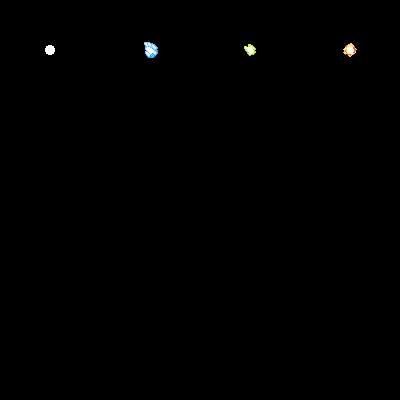

This game map was drawn from its Tiled (.tmx) file and the tilesets committed beside it. A one-line description and the trimmed map source follow:
An orthogonal 4x4 tile map with 100x100 px tiles, 1 tile layer (Tile Layer 1), 4 tilesets.

<map version="1.0" orientation="orthogonal" renderorder="right-down" width="4" height="4" tilewidth="100" tileheight="100" nextobjectid="1">
 <tileset firstgid="1" name="spritesheet" tilewidth="100" tileheight="100" tilecount="90" columns="10">
  <image source="wills_pixel_explosions_sample/round_vortex/spritesheet/spritesheet.png" width="1000" height="900" />
  <tile id="0">
   <animation>
    <frame tileid="0" duration="100" />
    <frame tileid="1" duration="100" />
    <frame tileid="2" duration="100" />
    <frame tileid="3" duration="100" />
    <frame tileid="4" duration="100" />
    <frame tileid="5" duration="100" />
    <frame tileid="6" duration="100" />
    <frame tileid="7" duration="100" />
    <frame tileid="8" duration="100" />
    <frame tileid="9" duration="100" />
    <frame tileid="10" duration="100" />
    <frame tileid="11" duration="100" />
    <frame tileid="12" duration="100" />
    <frame tileid="13" duration="100" />
    <frame tileid="14" duration="100" />
    <frame tileid="15" duration="100" />
    <frame tileid="16" duration="100" />
    <frame tileid="17" duration="100" />
    <frame tileid="18" duration="100" />
    <frame tileid="19" duration="100" />
    <frame tileid="20" duration="100" />
    <frame tileid="21" duration="100" />
    <frame tileid="22" duration="100" />
    <frame tileid="23" duration="100" />
    <frame tileid="24" duration="100" />
    <frame tileid="25" duration="100" />
    <frame tileid="26" duration="100" />
    <frame tileid="27" duration="100" />
    <frame tileid="28" duration="100" />
    <frame tileid="29" duration="100" />
    <frame tileid="30" duration="100" />
    <frame tileid="31" duration="100" />
    <frame tileid="32" duration="100" />
    <frame tileid="33" duration="100" />
    <frame tileid="34" duration="100" />
    <frame tileid="35" duration="100" />
    <frame tileid="36" duration="100" />
    <frame tileid="37" duration="100" />
    <frame tileid="38" duration="100" />
    <frame tileid="40" duration="100" />
    <frame tileid="41" duration="100" />
    <frame tileid="42" duration="100" />
    <frame tileid="43" duration="100" />
    <frame tileid="44" duration="100" />
    <frame tileid="45" duration="100" />
    <frame tileid="46" duration="100" />
    <frame tileid="47" duration="100" />
    <frame tileid="48" duration="100" />
    <frame tileid="49" duration="100" />
    <frame tileid="50" duration="100" />
    <frame tileid="51" duration="100" />
    <frame tileid="52" duration="100" />
    <frame tileid="53" duration="100" />
    <frame tileid="54" duration="100" />
    <frame tileid="55" duration="100" />
    <frame tileid="56" duration="100" />
    <frame tileid="57" duration="100" />
    <frame tileid="58" duration="100" />
    <frame tileid="59" duration="100" />
    <frame tileid="60" duration="100" />
    <frame tileid="61" duration="100" />
    <frame tileid="62" duration="100" />
    <frame tileid="63" duration="100" />
    <frame tileid="64" duration="100" />
    <frame tileid="65" duration="100" />
    <frame tileid="66" duration="100" />
    <frame tileid="67" duration="100" />
    <frame tileid="68" duration="100" />
    <frame tileid="69" duration="100" />
    <frame tileid="70" duration="100" />
    <frame tileid="71" duration="100" />
    <frame tileid="72" duration="100" />
    <frame tileid="73" duration="100" />
    <frame tileid="74" duration="100" />
    <frame tileid="75" duration="100" />
    <frame tileid="76" duration="100" />
    <frame tileid="77" duration="100" />
    <frame tileid="78" duration="100" />
    <frame tileid="79" duration="100" />
    <frame tileid="80" duration="100" />
    <frame tileid="81" duration="100" />
   </animation>
  </tile>
 </tileset>
 <tileset firstgid="91" name="vertical_explosion" tilewidth="100" tileheight="100" tilecount="80" columns="10">
  <image source="wills_pixel_explosions_sample/vertical_explosion/spritesheet/spritesheet.png" width="1000" height="800" />
  <tile id="0">
   <animation>
    <frame tileid="0" duration="100" />
    <frame tileid="1" duration="100" />
    <frame tileid="2" duration="100" />
    <frame tileid="3" duration="100" />
    <frame tileid="4" duration="100" />
    <frame tileid="5" duration="100" />
    <frame tileid="6" duration="100" />
    <frame tileid="7" duration="100" />
    <frame tileid="8" duration="100" />
    <frame tileid="9" duration="100" />
    <frame tileid="10" duration="100" />
    <frame tileid="11" duration="100" />
    <frame tileid="12" duration="100" />
    <frame tileid="13" duration="100" />
    <frame tileid="14" duration="100" />
    <frame tileid="15" duration="100" />
    <frame tileid="16" duration="100" />
    <frame tileid="17" duration="100" />
    <frame tileid="18" duration="100" />
    <frame tileid="19" duration="100" />
    <frame tileid="20" duration="100" />
    <frame tileid="21" duration="100" />
    <frame tileid="22" duration="100" />
    <frame tileid="23" duration="100" />
    <frame tileid="24" duration="100" />
    <frame tileid="25" duration="100" />
    <frame tileid="26" duration="100" />
    <frame tileid="27" duration="100" />
    <frame tileid="28" duration="100" />
    <frame tileid="29" duration="100" />
    <frame tileid="30" duration="100" />
    <frame tileid="31" duration="100" />
    <frame tileid="32" duration="100" />
    <frame tileid="33" duration="100" />
    <frame tileid="34" duration="100" />
    <frame tileid="35" duration="100" />
    <frame tileid="36" duration="100" />
    <frame tileid="37" duration="100" />
    <frame tileid="38" duration="100" />
    <frame tileid="39" duration="100" />
    <frame tileid="40" duration="100" />
    <frame tileid="41" duration="100" />
    <frame tileid="42" duration="100" />
    <frame tileid="43" duration="100" />
    <frame tileid="44" duration="100" />
    <frame tileid="45" duration="100" />
    <frame tileid="46" duration="100" />
    <frame tileid="47" duration="100" />
    <frame tileid="48" duration="100" />
    <frame tileid="49" duration="100" />
    <frame tileid="50" duration="100" />
    <frame tileid="51" duration="100" />
    <frame tileid="52" duration="100" />
    <frame tileid="53" duration="100" />
    <frame tileid="54" duration="100" />
    <frame tileid="55" duration="100" />
    <frame tileid="56" duration="100" />
    <frame tileid="57" duration="100" />
    <frame tileid="58" duration="100" />
    <frame tileid="59" duration="100" />
    <frame tileid="60" duration="100" />
    <frame tileid="61" duration="100" />
    <frame tileid="62" duration="100" />
    <frame tileid="63" duration="100" />
    <frame tileid="64" duration="100" />
    <frame tileid="65" duration="100" />
    <frame tileid="66" duration="100" />
    <frame tileid="67" duration="100" />
    <frame tileid="68" duration="100" />
    <frame tileid="69" duration="100" />
    <frame tileid="70" duration="100" />
    <frame tileid="71" duration="100" />
    <frame tileid="72" duration="100" />
    <frame tileid="73" duration="100" />
   </animation>
  </tile>
 </tileset>
 <tileset firstgid="171" name="small_explosion" tilewidth="100" tileheight="100" tilecount="70" columns="10">
  <image source="wills_pixel_explosions_sample/vertical_explosion_small/spritesheet/spritesheet.png" width="1000" height="700" />
  <tile id="0">
   <animation>
    <frame tileid="0" duration="100" />
    <frame tileid="1" duration="100" />
    <frame tileid="2" duration="100" />
    <frame tileid="3" duration="100" />
    <frame tileid="4" duration="100" />
    <frame tileid="5" duration="100" />
    <frame tileid="6" duration="100" />
    <frame tileid="7" duration="100" />
    <frame tileid="8" duration="100" />
    <frame tileid="9" duration="100" />
    <frame tileid="10" duration="100" />
    <frame tileid="11" duration="100" />
    <frame tileid="12" duration="100" />
    <frame tileid="13" duration="100" />
    <frame tileid="14" duration="100" />
    <frame tileid="15" duration="100" />
    <frame tileid="16" duration="100" />
    <frame tileid="17" duration="100" />
    <frame tileid="18" duration="100" />
    <frame tileid="19" duration="100" />
    <frame tileid="20" duration="100" />
    <frame tileid="21" duration="100" />
    <frame tileid="22" duration="100" />
    <frame tileid="23" duration="100" />
    <frame tileid="24" duration="100" />
    <frame tileid="25" duration="100" />
    <frame tileid="26" duration="100" />
    <frame tileid="27" duration="100" />
    <frame tileid="28" duration="100" />
    <frame tileid="29" duration="100" />
    <frame tileid="30" duration="100" />
    <frame tileid="31" duration="100" />
    <frame tileid="32" duration="100" />
    <frame tileid="33" duration="100" />
    <frame tileid="34" duration="100" />
    <frame tileid="35" duration="100" />
    <frame tileid="36" duration="100" />
    <frame tileid="37" duration="100" />
    <frame tileid="38" duration="100" />
    <frame tileid="39" duration="100" />
    <frame tileid="40" duration="100" />
    <frame tileid="41" duration="100" />
    <frame tileid="42" duration="100" />
    <frame tileid="43" duration="100" />
    <frame tileid="44" duration="100" />
    <frame tileid="45" duration="100" />
    <frame tileid="46" duration="100" />
    <frame tileid="47" duration="100" />
    <frame tileid="48" duration="100" />
    <frame tileid="49" duration="100" />
    <frame tileid="50" duration="100" />
    <frame tileid="51" duration="100" />
    <frame tileid="52" duration="100" />
    <frame tileid="53" duration="100" />
    <frame tileid="54" duration="100" />
    <frame tileid="55" duration="100" />
    <frame tileid="56" duration="100" />
    <frame tileid="57" duration="100" />
    <frame tileid="58" duration="100" />
    <frame tileid="59" duration="100" />
    <frame tileid="60" duration="100" />
    <frame tileid="61" duration="100" />
    <frame tileid="62" duration="100" />
    <frame tileid="63" duration="100" />
    <frame tileid="64" duration="100" />
   </animation>
  </tile>
 </tileset>
 <tileset firstgid="241" name="x_plosion" tilewidth="100" tileheight="100" tilecount="70" columns="10">
  <image source="wills_pixel_explosions_sample/X_plosion/spritesheet/spritesheet.png" width="1000" height="700" />
  <tile id="0">
   <animation>
    <frame tileid="0" duration="100" />
    <frame tileid="1" duration="100" />
    <frame tileid="2" duration="100" />
    <frame tileid="3" duration="100" />
    <frame tileid="4" duration="100" />
    <frame tileid="5" duration="100" />
    <frame tileid="6" duration="100" />
    <frame tileid="7" duration="100" />
    <frame tileid="8" duration="100" />
    <frame tileid="9" duration="100" />
    <frame tileid="10" duration="100" />
    <frame tileid="11" duration="100" />
    <frame tileid="12" duration="100" />
    <frame tileid="13" duration="100" />
    <frame tileid="14" duration="100" />
    <frame tileid="15" duration="100" />
    <frame tileid="16" duration="100" />
    <frame tileid="17" duration="100" />
    <frame tileid="18" duration="100" />
    <frame tileid="19" duration="100" />
    <frame tileid="20" duration="100" />
    <frame tileid="21" duration="100" />
    <frame tileid="22" duration="100" />
    <frame tileid="23" duration="100" />
    <frame tileid="24" duration="100" />
    <frame tileid="25" duration="100" />
    <frame tileid="26" duration="100" />
    <frame tileid="27" duration="100" />
    <frame tileid="28" duration="100" />
    <frame tileid="29" duration="100" />
    <frame tileid="30" duration="100" />
    <frame tileid="31" duration="100" />
    <frame tileid="32" duration="100" />
    <frame tileid="33" duration="100" />
    <frame tileid="34" duration="100" />
    <frame tileid="35" duration="100" />
    <frame tileid="36" duration="100" />
    <frame tileid="37" duration="100" />
    <frame tileid="38" duration="100" />
    <frame tileid="39" duration="100" />
    <frame tileid="40" duration="100" />
    <frame tileid="41" duration="100" />
    <frame tileid="42" duration="100" />
    <frame tileid="43" duration="100" />
    <frame tileid="44" duration="100" />
    <frame tileid="45" duration="100" />
    <frame tileid="46" duration="100" />
    <frame tileid="47" duration="100" />
    <frame tileid="48" duration="100" />
    <frame tileid="49" duration="100" />
    <frame tileid="50" duration="100" />
    <frame tileid="51" duration="100" />
    <frame tileid="52" duration="100" />
    <frame tileid="53" duration="100" />
    <frame tileid="54" duration="100" />
    <frame tileid="55" duration="100" />
    <frame tileid="56" duration="100" />
    <frame tileid="57" duration="100" />
    <frame tileid="58" duration="100" />
    <frame tileid="59" duration="100" />
    <frame tileid="60" duration="100" />
    <frame tileid="61" duration="100" />
    <frame tileid="62" duration="100" />
    <frame tileid="63" duration="100" />
   </animation>
  </tile>
 </tileset>
 <layer name="Tile Layer 1" width="4" height="4">
  <data>[16 cells, 4 non-empty, 4 distinct tile ids]</data>
 </layer>
</map>
